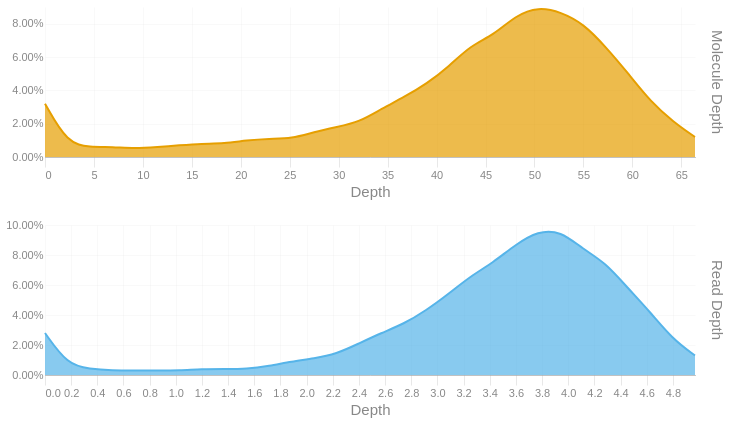

This figure's notebook cell:
### Code cell
readdep = depth_hist(tb['Read Depth'], q99, 3)
readdep = readdep.with_columns(pl.lit('Read Depth').alias('Metric'))
if not SKIPLR:
    moldep = depth_hist(tb['Molecule Depth'], mol_q99, 1)
    moldep = moldep.with_columns(pl.lit('Molecule Depth').alias('Metric'))
    _hist = pl.concat([readdep, moldep])
    _hist = _hist.filter(pl.col('Proportion') != 0)
    with SafeRender(_hist):
        (
            alt.Chart(_hist)        
            .mark_area(interpolate = "basis")
            .encode(
                x=alt.X('Bin:Q').scale(domainMin=0).axis(alt.Axis(title='Depth')),
                y = alt.Y('Proportion:Q', title = None).axis(format = '.2%'),
                color = alt.Color('Metric:N').legend(None),
                row = alt.Row("Metric:N").header(title = None, labelOrient = 'right'),
                tooltip = [
                    alt.Tooltip("Metric:N", title = "Metric"),
                    alt.Tooltip('Interval:N', title = "Depth Interval"),
                    alt.Tooltip('Proportion:Q', title = "% Alignments").format('.2%')
                ]
            )
            .resolve_scale(x='independent', y='independent')
            .properties(
                height = 150, width = 650,
                usermeta={'embedOptions': {'downloadFileName': f'{samplename}.depth.hist'}}
            )
        ).display()
else:
    readdep = readdep.filter(pl.col('Proportion') != 0)
    with SafeRender(readdep):
        (
            alt.Chart(readdep)        
            .mark_area(interpolate = "basis")
            .encode(
                x=alt.X('Bin:Q').scale(domainMin=0).axis(alt.Axis(title='Depth')),
                y = alt.Y('Proportion:Q', title = None).axis(format = '.2%'),
                tooltip = [
                    alt.Tooltip('Interval:N', title = "Depth Interval"),
                    alt.Tooltip('Proportion:Q', title = "% Alignments").format('.2%')
                ]
            )
            .properties(
                usermeta={'embedOptions': {'downloadFileName': f'{samplename}.depth.hist'}}
            )
        ).display()

### Figure 1 — Vega-Lite specification as saved in the notebook (floating-point values rounded to 4 significant figures)
{"width": 650, "height": 150, "config": {"title": {"anchor": "start", "dy": -15, "fontSize": 18, "color": "#888888", "subtitleColor": "#888888", "subtitleFontSize": 14}, "arc": {"fill": "#0072B2"}, "axis": {"domainColor": "#888888", "domainWidth": 0.5, "gridWidth": 0.2, "grid": false, "titleFontWeight": 400, "titleFontSize": 15, "labelFontSize": 11, "labelColor": "#888888", "tickColor": "#888888", "tickWidth": 0.2, "titleColor": "#888888"}, "axisBand": {"grid": false}, "axisX": {"grid": true, "tickSize": 10, "domainCap": "round"}, "axisY": {"domain": false, "grid": true, "tickSize": 0, "domainCap": "round"}, "background": "transparent", "header": {"labelFontSize": 15, "labelColor": "#888888", "titleFontSize": 15, "titleFontWeight": 600, "titleColor": "#888888"}, "legend": {"labelFont": "sans-serif", "labelFontSize": 12, "labelColor": "#888888", "symbolSize": 100, "symbolType": "circle", "titleFontSize": 12, "titlePadding": 10, "titleColor": "#888888", "title": null}, "range": {"category": ["#E69F00", "#56B4E9", "#009E73", "#F0E442", "#0072B2", "#D55E00", "#CC79A7", "#000000"], "diverging": ["#cfe8f3", "#a2d4ec", "#73bfe2", "#46abdb", "#1696d2", "#12719e"]}, "area": {"fill": "#0072B2", "fillOpacity": 0.7, "line": true, "strokeOpacity": 0.7}, "line": {"color": "#0072B2", "stroke": "#0072B2", "strokeWidth": 2}, "trail": {"color": "#0072B2", "stroke": "#0072B2", "strokeWidth": 0, "size": 1}, "point": {"filled": true, "fillOpacity": 1.0, "size": 95}, "text": {"color": "#888888", "fontSize": 11, "align": "right", "fontWeight": 400, "size": 11}, "bar": {"fill": "#0072B2", "stroke": null}, "view": {"stroke": null, "continuousWidth": 660, "continuousHeight": 400}}, "data": {"name": "data-b683196c8f99ef6fb61119d16578da30"}, "mark": {"type": "area", "interpolate": "basis"}, "encoding": {"color": {"field": "Metric", "legend": null, "type": "nominal"}, "row": {"field": "Metric", "header": {"title": null, "labelOrient": "right"}, "type": "nominal"}, "tooltip": [{"field": "Metric", "title": "Metric", "type": "nominal"}, {"field": "Interval", "title": "Depth Interval", "type": "nominal"}, {"field": "Proportion", "format": ".2%", "title": "% Alignments", "type": "quantitative"}], "x": {"axis": {"title": "Depth"}, "field": "Bin", "scale": {"domainMin": 0}, "type": "quantitative"}, "y": {"axis": {"format": ".2%"}, "field": "Proportion", "title": null, "type": "quantitative"}}, "resolve": {"scale": {"x": "independent", "y": "independent"}}, "usermeta": {"embedOptions": {"downloadFileName": "S3_Annapolis_272.depth.hist"}}, "$schema": "https://vega.github.io/schema/vega-lite/v6.1.0.json", "datasets": {"data-b683196c8f99ef6fb61119d16578da30": [{"Bin": 0.0, "Interval": "0.0-0.171", "Proportion": 0.028, "Metric": "Read Depth"}, {"Bin": 0.171, "Interval": "0.171-0.343", "Proportion": 0.007, "Metric": "Read Depth"}, {"Bin": 0.343, "Interval": "0.343-0.514", "Proportion": 0.004, "Metric": "Read Depth"}, {"Bin": 0.514, "Interval": "0.514-0.685", "Proportion": 0.003, "Metric": "Read Depth"}, {"Bin": 0.685, "Interval": "0.685-0.857", "Proportion": 0.003, "Metric": "Read Depth"}, {"Bin": 0.857, "Interval": "0.857-1.028", "Proportion": 0.003, "Metric": "Read Depth"}, {"Bin": 1.028, "Interval": "1.028-1.199", "Proportion": 0.003, "Metric": "Read Depth"}, {"Bin": 1.199, "Interval": "1.199-1.371", "Proportion": 0.004, "Metric": "Read Depth"}, {"Bin": 1.371, "Interval": "1.371-1.542", "Proportion": 0.004, "Metric": "Read Depth"}, {"Bin": 1.542, "Interval": "1.542-1.713", "Proportion": 0.004, "Metric": "Read Depth"}, {"Bin": 1.713, "Interval": "1.713-1.885", "Proportion": 0.006, "Metric": "Read Depth"}, {"Bin": 1.885, "Interval": "1.885-2.056", "Proportion": 0.009, "Metric": "Read Depth"}, {"Bin": 2.056, "Interval": "2.056-2.227", "Proportion": 0.011, "Metric": "Read Depth"}, {"Bin": 2.227, "Interval": "2.227-2.399", "Proportion": 0.014, "Metric": "Read Depth"}, {"Bin": 2.399, "Interval": "2.399-2.57", "Proportion": 0.021, "Metric": "Read Depth"}, {"Bin": 2.57, "Interval": "2.57-2.741", "Proportion": 0.028, "Metric": "Read Depth"}, {"Bin": 2.741, "Interval": "2.741-2.913", "Proportion": 0.034, "Metric": "Read Depth"}, {"Bin": 2.913, "Interval": "2.913-3.084", "Proportion": 0.043, "Metric": "Read Depth"}, {"Bin": 3.084, "Interval": "3.084-3.255", "Proportion": 0.054, "Metric": "Read Depth"}, {"Bin": 3.255, "Interval": "3.255-3.427", "Proportion": 0.066, "Metric": "Read Depth"}, {"Bin": 3.427, "Interval": "3.427-3.598", "Proportion": 0.075, "Metric": "Read Depth"}, {"Bin": 3.598, "Interval": "3.598-3.769", "Proportion": 0.087, "Metric": "Read Depth"}, {"Bin": 3.769, "Interval": "3.769-3.941", "Proportion": 0.096, "Metric": "Read Depth"}, {"Bin": 3.941, "Interval": "3.941-4.112", "Proportion": 0.096, "Metric": "Read Depth"}, {"Bin": 4.112, "Interval": "4.112-4.283", "Proportion": 0.084, "Metric": "Read Depth"}, {"Bin": 4.283, "Interval": "4.283-4.455", "Proportion": 0.075, "Metric": "Read Depth"}, {"Bin": 4.455, "Interval": "4.455-4.626", "Proportion": 0.058, "Metric": "Read Depth"}, {"Bin": 4.626, "Interval": "4.626-4.797", "Proportion": 0.042, "Metric": "Read Depth"}, {"Bin": 4.797, "Interval": "4.797-4.969", "Proportion": 0.024, "Metric": "Read Depth"}, {"Bin": 4.969, "Interval": "4.969-5.14", "Proportion": 0.013, "Metric": "Read Depth"}, {"Bin": 0.0, "Interval": "0.0-2.3", "Proportion": 0.032, "Metric": "Molecule Depth"}, {"Bin": 2.3, "Interval": "2.3-4.6", "Proportion": 0.008, "Metric": "Molecule Depth"}, {"Bin": 4.6, "Interval": "4.6-6.9", "Proportion": 0.006, "Metric": "Molecule Depth"}, {"Bin": 6.9, "Interval": "6.9-9.2", "Proportion": 0.006, "Metric": "Molecule Depth"}, {"Bin": 9.2, "Interval": "9.2-11.5", "Proportion": 0.005, "Metric": "Molecule Depth"}, {"Bin": 11.5, "Interval": "11.5-13.7", "Proportion": 0.006, "Metric": "Molecule Depth"}, {"Bin": 13.7, "Interval": "13.7-16.0", "Proportion": 0.007, "Metric": "Molecule Depth"}, {"Bin": 16.0, "Interval": "16.0-18.3", "Proportion": 0.008, "Metric": "Molecule Depth"}, {"Bin": 18.3, "Interval": "18.3-20.6", "Proportion": 0.008, "Metric": "Molecule Depth"}, {"Bin": 20.6, "Interval": "20.6-22.9", "Proportion": 0.01, "Metric": "Molecule Depth"}, {"Bin": 22.9, "Interval": "22.9-25.2", "Proportion": 0.011, "Metric": "Molecule Depth"}, {"Bin": 25.2, "Interval": "25.2-27.5", "Proportion": 0.011, "Metric": "Molecule Depth"}, {"Bin": 27.5, "Interval": "27.5-29.8", "Proportion": 0.015, "Metric": "Molecule Depth"}, {"Bin": 29.8, "Interval": "29.8-32.1", "Proportion": 0.018, "Metric": "Molecule Depth"}, {"Bin": 32.1, "Interval": "32.1-34.4", "Proportion": 0.021, "Metric": "Molecule Depth"}, {"Bin": 34.4, "Interval": "34.4-36.7", "Proportion": 0.029, "Metric": "Molecule Depth"}, {"Bin": 36.7, "Interval": "36.7-39.0", "Proportion": 0.036, "Metric": "Molecule Depth"}, {"Bin": 39.0, "Interval": "39.0-41.2", "Proportion": 0.044, "Metric": "Molecule Depth"}, {"Bin": 41.2, "Interval": "41.2-43.5", "Proportion": 0.054, "Metric": "Molecule Depth"}, {"Bin": 43.5, "Interval": "43.5-45.8", "Proportion": 0.067, "Metric": "Molecule Depth"}, {"Bin": 45.8, "Interval": "45.8-48.1", "Proportion": 0.073, "Metric": "Molecule Depth"}, {"Bin": 48.1, "Interval": "48.1-50.4", "Proportion": 0.085, "Metric": "Molecule Depth"}, {"Bin": 50.4, "Interval": "50.4-52.7", "Proportion": 0.09, "Metric": "Molecule Depth"}, {"Bin": 52.7, "Interval": "52.7-55.0", "Proportion": 0.087, "Metric": "Molecule Depth"}, {"Bin": 55.0, "Interval": "55.0-57.3", "Proportion": 0.08, "Metric": "Molecule Depth"}, {"Bin": 57.3, "Interval": "57.3-59.6", "Proportion": 0.066, "Metric": "Molecule Depth"}, {"Bin": 59.6, "Interval": "59.6-61.9", "Proportion": 0.05, "Metric": "Molecule Depth"}, {"Bin": 61.9, "Interval": "61.9-64.2", "Proportion": 0.033, "Metric": "Molecule Depth"}, {"Bin": 64.2, "Interval": "64.2-66.4", "Proportion": 0.021, "Metric": "Molecule Depth"}, {"Bin": 66.4, "Interval": "66.4-68.74", "Proportion": 0.012, "Metric": "Molecule Depth"}]}}
